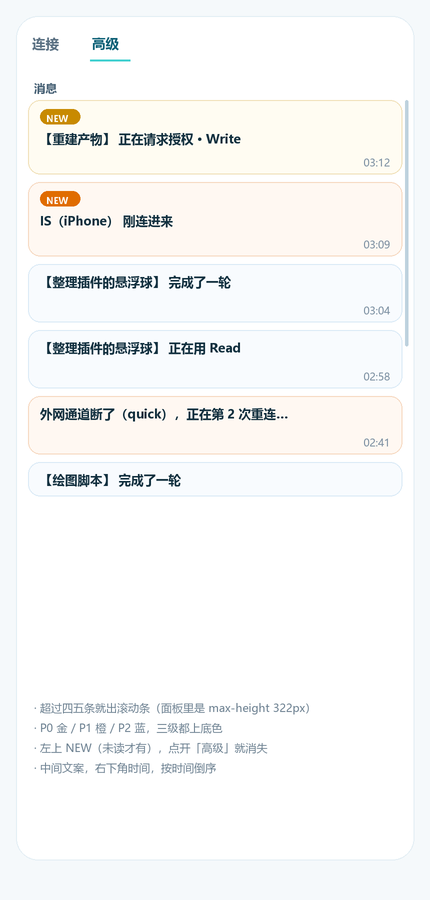

Python code for this plot:
# 消息卡（信笺格式）设计稿：v1.8.21 的「P0/P1/P2 三级配色 + NEW 徽标 + 时间倒序 + 滚动条」
# 只用来给用户看版面，不进产品。
from PIL import Image, ImageDraw, ImageFont
import os

PW, PH = 430, 900  # 手机宽度的面板（1x 的 2.2 倍放大画）
S = 2
W, H = PW * S, PH * S
img = Image.new("RGB", (W, H), (245, 249, 251))
d = ImageDraw.Draw(img)


def font(sz, bold=False):
    for name in (
        "C:/Windows/Fonts/msyhbd.ttc" if bold else "C:/Windows/Fonts/msyh.ttc",
        "C:/Windows/Fonts/msyh.ttf",
        "C:/Windows/Fonts/simhei.ttf",
    ):
        if os.path.exists(name):
            try:
                return ImageFont.truetype(name, sz * S)
            except Exception:
                pass
    return ImageFont.load_default()


def px(v):
    return int(v * S)


CARD = [
    # (级别, 是否 NEW, 文案, 时间)
    (0, True, "【重建产物】 正在请求授权 · Write", "03:12"),
    (1, True, "IS（iPhone） 刚连进来", "03:09"),
    (2, False, "【整理插件的悬浮球】 完成了一轮", "03:04"),
    (2, False, "【整理插件的悬浮球】 正在用 Read", "02:58"),
    (1, False, "外网通道断了（quick），正在第 2 次重连…", "02:41"),
    (2, False, "【绘图脚本】 完成了一轮", "02:20"),
]

STYLE = {
    0: dict(bg=(255, 252, 242), bd=(240, 224, 184), new=(200, 138, 0)),
    1: dict(bg=(255, 248, 242), bd=(246, 216, 192), new=(224, 108, 0)),
    2: dict(bg=(248, 251, 254), bd=(218, 234, 246), new=(26, 111, 224)),
}
INK = (18, 48, 63)
INK3 = (123, 143, 161)

# 面板外框
PAD = px(16)
TOPY = px(16)
d.rounded_rectangle([PAD, TOPY, W - PAD, px(860)], px(22), fill=(255, 255, 255), outline=(227, 238, 244), width=S)

# 头部 tab
f_tab = font(13.5, True)
d.text((PAD + px(16), TOPY + px(18)), "连接", font=f_tab, fill=(92, 114, 132))
d.text((PAD + px(76), TOPY + px(18)), "高级", font=f_tab, fill=(10, 95, 117))
d.line([PAD + px(74), TOPY + px(44), PAD + px(114), TOPY + px(44)], fill=(64, 208, 208), width=px(2))

# 区块标题
f_h = font(11.5, True)
d.text((PAD + px(18), TOPY + px(64)), "消息", font=f_h, fill=(70, 96, 116))

# 卡片区（可滚：底部渐隐）
CY = TOPY + px(84)
CW = W - PAD * 2 - px(24)
f_tx = font(12.5, True)
f_tm = font(10.5)
f_new = font(9, True)

for i, (lv, isnew, text, tm) in enumerate(CARD):
    st = STYLE[lv]
    ch = px(74) if isnew else px(58)
    x0, x1 = PAD + px(12), PAD + px(12) + CW
    # 最后一张画一半，暗示还有更多（滚动）
    cut = i == len(CARD) - 1
    box = [x0, CY, x1, CY + (px(34) if cut else ch)]
    d.rounded_rectangle(box, px(12), fill=st["bg"], outline=st["bd"], width=S)
    ty = CY + px(9)
    if isnew:
        nw = px(40)
        d.rounded_rectangle([x0 + px(12), ty, x0 + px(12) + nw, ty + px(15)], px(8), fill=st["new"])
        d.text((x0 + px(12) + px(6), ty + px(3)), "NEW", font=f_new, fill=(255, 255, 255))
        ty += px(21)
    d.text((x0 + px(12), ty), text, font=f_tx, fill=INK)
    if not cut:
        tw = d.textlength(tm, font=f_tm)
        d.text((x1 - px(12) - tw, CY + ch - px(19)), tm, font=f_tm, fill=INK3)
    CY += ch + px(8)

# 滚动条
sb_x = W - PAD - px(9)
d.rounded_rectangle([sb_x, TOPY + px(84), sb_x + px(3), TOPY + px(330)], px(2), fill=(190, 210, 222))

# 说明
f_note = font(11)
notes = [
    "· 超过四五条就出滚动条（面板里是 max-height 322px）",
    "· P0 金 / P1 橙 / P2 蓝，三级都上底色",
    "· 左上 NEW（未读才有），点开「高级」就消失",
    "· 中间文案，右下角时间，按时间倒序",
]
ny = px(700)
for n in notes:
    d.text((PAD + px(18), ny), n, font=f_note, fill=(110, 130, 146))
    ny += px(20)

out = os.path.join(os.path.dirname(os.path.abspath(__file__)), "mock_feed_cards.png")
img.resize((PW, PH), Image.LANCZOS).save(out)
print(out)
